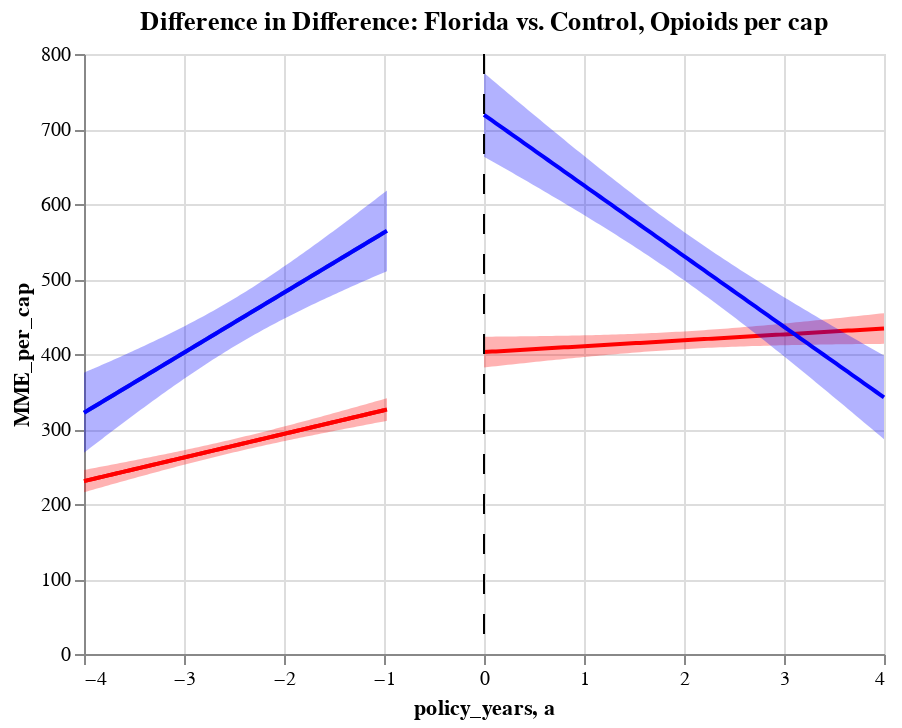

Notebook source saved alongside this figure:
### Code cell
diff_fl_opioid=con_chart_opioid+fl_chart_opioid
diff_fl_opioid
